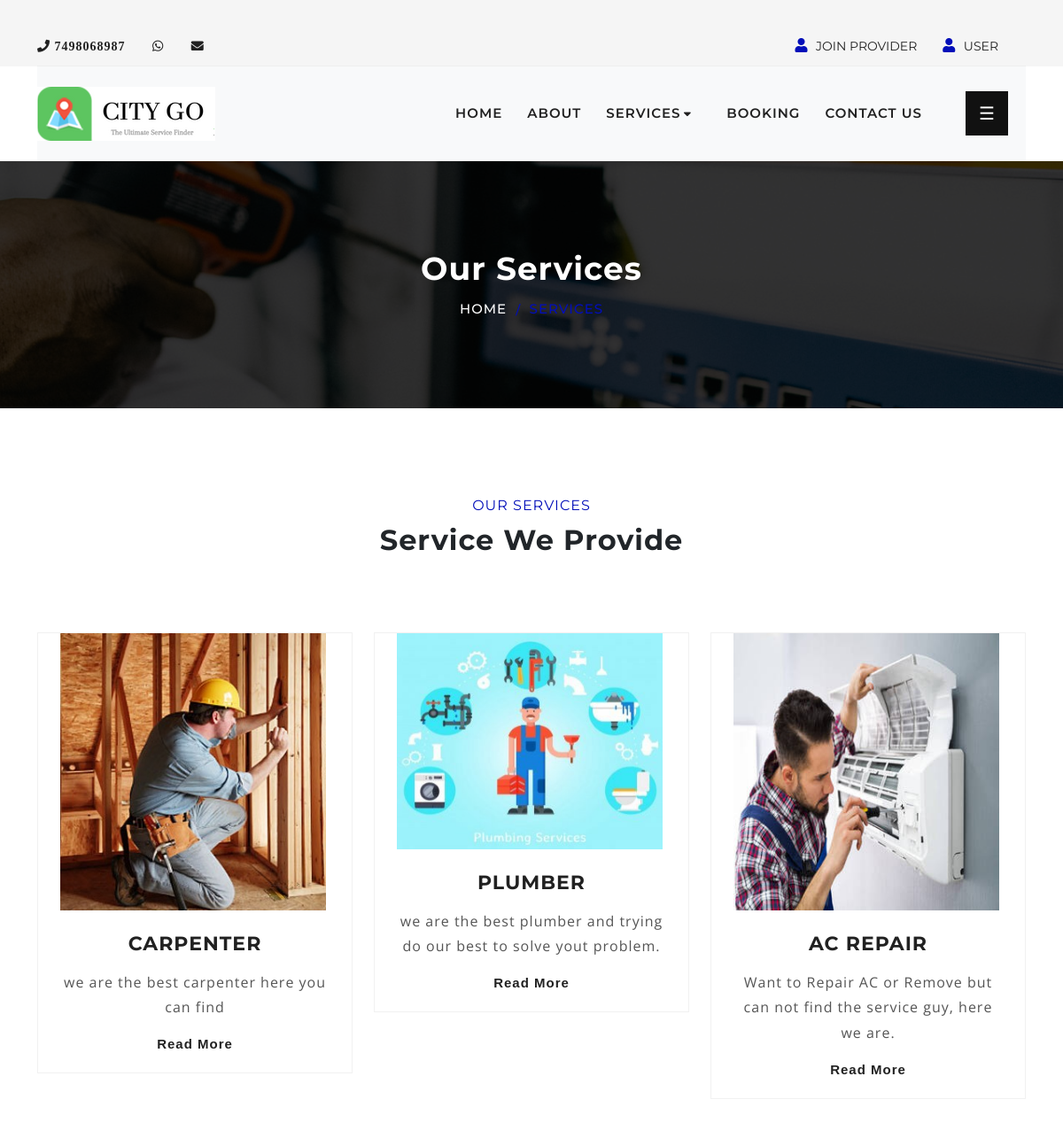
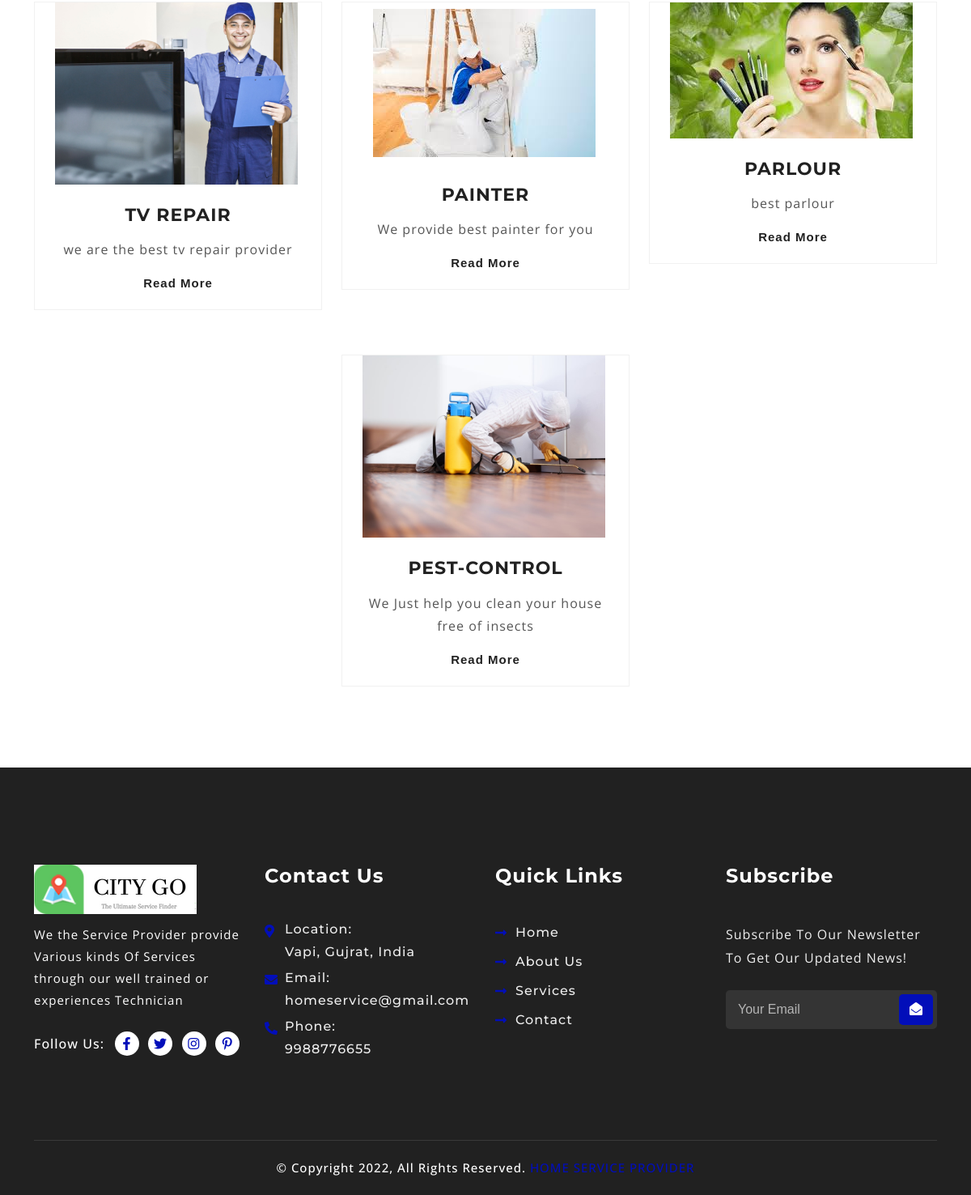
The app's page /service.php with its own data (2 pictures, top to bottom).
### tables this page shows
CREATE TABLE `services` (
  `sid` int(11) NOT NULL,
  `s_name` varchar(500) NOT NULL,
  `description` mediumtext NOT NULL,
  `s_img` varchar(500) NOT NULL,
  `visiting_price` varchar(100) NOT NULL
);

### service.php (the view, shortened to what this page needs)
<?php
include('includes/header.php');
?>
<div class="uni-banner">
        <div class="container">
            <div class="uni-banner-text">
                <h1>Our Services</h1>
                <ul>
                    <li><a href="index.html">HOME</a></li>
                    <li>SERVICES</li>
                </ul>
            </div>
        </div>
    </div>
    <div class="service pt-100">
        <div class="container">
            <div class="default-section-heading default-section-heading-middle">
                <h6>OUR SERVICES</h6>
                <h3>Service We Provide</h3>
            </div>
            <div class="section-content">
                <div class="row justify-content-center">
                    <?php
                                $sql = "SELECT * from services ";
                               $result =  mysqli_query($conn , $sql);
                                   if (mysqli_num_rows($result) > 0) {
                              while($row1 = mysqli_fetch_assoc($result)) {
                                    ?>
                    <div class="col-xl-4 col-lg-4 col-md-6 col-sm-6 col-12">
                        <div class="service-card-2">
                            <img src="gallery/<?php echo $row1['s_img']; ?>"  height="250px" width="300px" alt="">
                            <h4><a href="service.php"><?php echo $row1['s_name']; ?></a></h4>
                            <p><?php echo $row1['description']; ?></p>
                            <a class="read-more-btn" href="service-details.php?sid=<?php echo $row1['sid']; ?>">Read More</a>
                        </div>
                    </div>
                    <?php }} ?>
                </div>
            </div>
        </div>
    </div>
<?php
include('includes/footer.php');
?>

### includes/header.php (shortened to what this page needs)
<!DOCTYPE html>
<html lang="en">
<head>
    <link rel="stylesheet" href="assets/css/bootstrap.min.css">
    <link rel="stylesheet" href="assets/css/animate.min.css">
    <link rel="stylesheet" href="assets/css/fontawsome.min.css">
    <link rel="stylesheet" href="assets/fonts/font/flaticon.css">
    <link rel="stylesheet" href="assets/css/meanmenu.min.css">
    <link rel="stylesheet" href="assets/css/owl.carousel.min.css">
    <link rel="stylesheet" href="assets/css/jquery.nice-number.css">
    <link rel="stylesheet" href="assets/css/nice-select.css">
    <link rel="stylesheet" href="assets/css/barfiller.css">
    <link rel="stylesheet" href="assets/css/magnific-popup.css">
    <link rel="stylesheet" href="assets/css/odometer-theme-default.css">
    <link rel="stylesheet" href="assets/css/style.css">
    <link rel="stylesheet" href="assets/css/ourservice.css">
    <link rel="stylesheet" href="assets/css/newtypeservice.css">
    <link rel="stylesheet"  href="assets/css/teams.css">
    <link rel="stylesheet"  href="https://cdn.jsdelivr.net/npm/@fortawesome/fontawesome-free@5.15.4/css/fontawesome.min.css">
    <link rel="stylesheet"  href="assets/css/menuprofile.css">
</head>
<body>
       <div class="topbar">
        <div class="container">
            <div class="topbar-content">
                <div class="row align-items-center">
                    <div class="col-xl-9 col-lg-12 col-md-12 col-sm-12 col-12">
                        <div class="top-contact-area">
                            <ul>
                                <li>
                                    <span><a href="#"><i class="fa fa-phone"> 7498068987</i></a></span>
                                </li>
                                <li>
                                    <span><a href="#"><i class="fab fa-whatsapp"></i></a></span>
                                </li>
                                <li><span><a href="#"><i class="fa fa-envelope"></i></a></span>
                                </li>
                                <li><span><a href="#"><i class=""></i></a></span>
                                </li>
                            </ul>
                        </div>
                    </div>
                    <div class="col-xl-3 col-lg-12 col-md-12 col-sm-12 col-12">
                        <div class="topbar-right-area">
                        <div class="dropdown account-details">
                                <i class="fas fa-user"></i>
                                <button class="btn dropdown-toggle" type="button" id="dropdownMenuButton1" data-bs-toggle="dropdown" aria-expanded="false">JOIN PROVIDER</button>
                            </div>
                    <?php
                    if(isset($_SESSION['uid']))
                    {
                        ?>
                        <div>
                        <strong>
                            <h6> <?php echo $_SESSION['name']; ?> </h6>
                        </strong>
                        </div>
                        <h6>-</h6>
                        <h6><a href="logout.php" align="" class=""> LOGOUT
                    </a></h6>
                        <?php
                    }
                    else{
                        ?>
                            <div class="dropdown account-details">
                                <i class="fas fa-user"></i>
                                <button class="btn dropdown-toggle" type="button" id="dropdownMenuButton1" data-bs-toggle="dropdown" aria-expanded="false">USER </button>
                            </div>
                            <?php
                    }
                    ?>
                        </div>
                    </div>
                </div>
            </div>
        </div>
    </div>
    <div class="header-area">
        <div class="navbar-area">
            <div class="main-nav">
                <div class="container">
                    <nav class="navbar navbar-expand-md navbar-light bg-light">
                        <a class="navbar-brand" href="index.php">
                            <img src="assets/images/citygo.png" alt="logo">
                        </a>
                        <div class="collapse navbar-collapse mean-menu justify-content-center" id="navbarSupportedContent">
                            <ul class="navbar-nav">
                                <li class="nav-item"><a href="index.php" class="nav-link">HOME</a></li>
                                <li class="nav-item"><a href="about.php" class="nav-link">ABOUT</a></li>
                                <li class="nav-item">
                                    <a href="#" class="nav-link dropdown-toggle">SERVICES <i class="fas fa-sort-down"></i></a>
                                </li>
                                <li class="nav-item"><a href="booking.php" class="nav-link">BOOKING</a></li>
                                <li class="nav-item"><a href="contact.php" class="nav-link">CONTACT US</a></li>
                            </ul>
                            <div id="main">
                                <button class="openbtn" onclick="openNav()">&#9776;</button>
                            </div>
            </div>
                        </div>
                </div>
            </div>
        </div>

### includes/footer.php
<div class="footer pb-100">
        <div class="container">
            <div class="row">
                <div class="col-lg-3 col-md-6 col-sm-6 col-12">
                    <div class="footer-logo-area">
                        <a href="index.html"><img src="assets/images/citygo.png" alt="logo"></a>
                        <p>We the Service Provider provide Various kinds Of Services through our well trained or experiences Technician</p>
                        <div class="footer-social-links">
                            <span>Follow Us: </span>
                            <ul>
                                <li><a href="#"><i class="fab fa-facebook-f"></i></a></li>
                                <li><a href="#"><i class="fab fa-twitter"></i></a></li>
                                <li><a href="#"><i class="fab fa-instagram"></i></a></li>
                                <li><a href="#"><i class="fab fa-pinterest-p"></i></a></li>
                            </ul>
                        </div>
                    </div>
                </div>
                <div class="col-lg-3 col-md-6 col-sm-6 col-12">
                    <div class="footer-links footer-contact">
                        <h3>Contact Us</h3>
                        <ul>
                            <li>
                                <i class="fas fa-map-marker-alt"></i>
                                <p>Location:</p>
                                <a href="#">Vapi, Gujrat, India</a>
                            </li>
                            <li>
                                <i class="fas fa-envelope"></i>
                                <p>Email:</p>
                                <a href="#">homeservice@gmail.com</a>
                            </li>
                            <li>
                                <i class="fas fa-phone-alt"></i>
                                <p>Phone:</p>
                                <a href="tel:9988776655">9988776655</a>
                            </li>
                        </ul>
                    </div>
                </div>
                <div class="col-lg-3 col-md-6 col-sm-6 col-12">
                    <div class="footer-links footer-quick-links">
                        <h3>Quick Links</h3>
                        <ul>
                            <li><a href="index.php"><i class="fas fa-long-arrow-alt-right"></i> Home </a></li>
                            <li><a href="about.php"><i class="fas fa-long-arrow-alt-right"></i> About Us </a></li>
                            <li><a href="service.php"><i class="fas fa-long-arrow-alt-right"></i> Services </a></li>
                            <li><a href="contact.php"><i class="fas fa-long-arrow-alt-right"></i> Contact </a></li>
                        </ul>
                    </div>
                </div>
                <div class="col-lg-3 col-md-6 col-sm-6 col-12">
                    <div class="footer-links">
                        <h3>Subscribe</h3>
                        <p>Subscribe To Our Newsletter To Get Our Updated News!</p>
                        <form>
                            <div class="input-group">
                                <input type="email" class="form-control" placeholder="Your Email" required="">
                                <button class="btn" type="submit"><i class="fas fa-envelope-open"></i></button>
                            </div>
                        </form>
                    </div>
                </div>
            </div>
        </div>
    </div>
      <div class="copyright">
        <div class="container">
            <p>© Copyright 2022, All Rights Reserved. <a href="#">HOME SERVICE PROVIDER</a></p>
        </div>
    </div>
    </body>
</html>

### assets/css/barfiller.css (style rules this page uses)
body { font-family:Arial }

### assets/css/ourservice.css (style rules this page uses)
body { text-align: center; padding: 50px; }
img { margin: 0; padding: 0; }

### assets/css/newtypeservice.css (style rules this page uses)
.container { width: 100%; margin-top: 100; font-family: sans-serif; letter-spacing: 1px; }
.row { margin-top: 30px; }
img { height: ; width: ; object-fit: scale-down; display: flex; }

### assets/css/menuprofile.css (style rules this page uses)
.openbtn { font-size: 20px; cursor: pointer; background-color: #111; color: white; padding: 10px 15px; border: none; }
#main { transition: margin-right .5s; padding: 20px; }

### records on screen
services: s_img (picture), s_name "CARPENTER", description "we are the best carpenter here you can find"
services: s_img (picture), s_name "PLUMBER", description "we are the best plumber and trying do our best to solve yout problem."
services: s_img (picture), s_name "AC REPAIR", description "Want to Repair AC or Remove but can not find the service guy, here we are."
services: s_img (picture), s_name "TV REPAIR", description "we are the best tv repair provider"
services: s_img (picture), s_name "PAINTER", description "We provide best painter for you"
services: s_img (picture), s_name "PARLOUR", description "best parlour"
services: s_img (picture), s_name "PEST-CONTROL", description "We Just help you clean your house free of insects"
